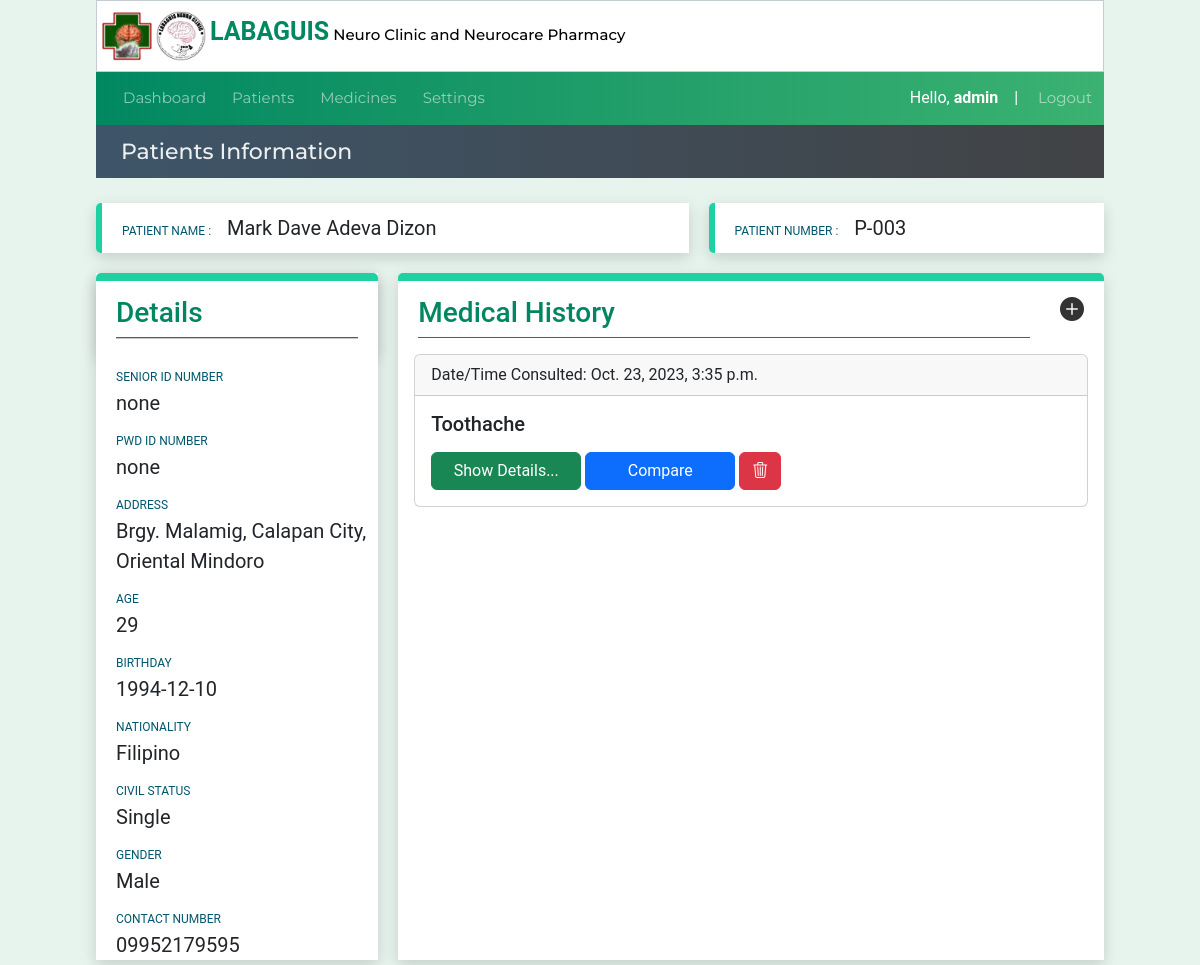
Page /patientinfo/29 (signed in) on the earlier database version.
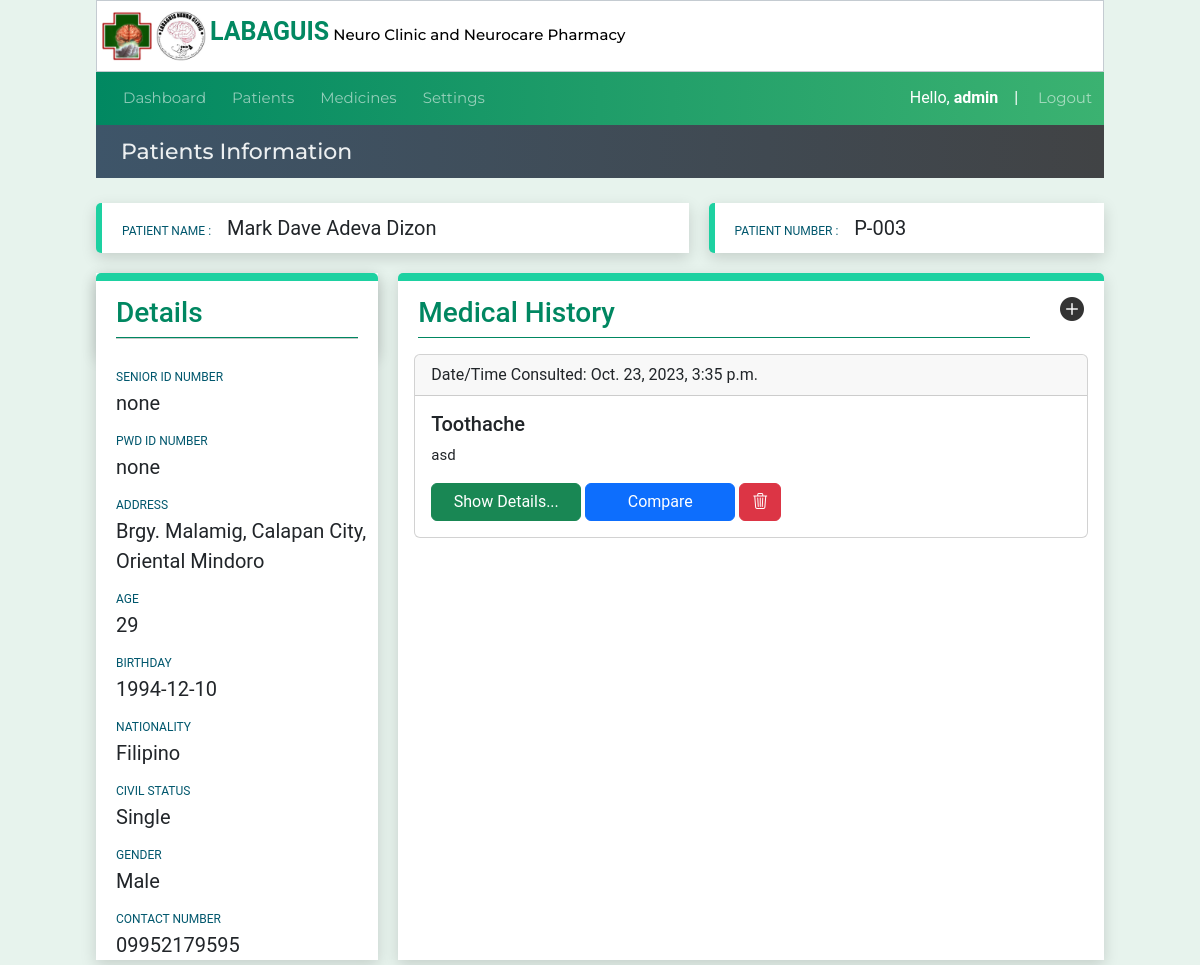
Same page on the later database version.
### website/models.py (models this page shows)
class Patienthistory(models.Model):
    created_at = models.DateTimeField(auto_now_add=True,null=True, blank=True)
    consultCounter = models.CharField(max_length=50)
    patient_code=models.CharField(max_length=50)
    diagnosis = models.TextField(default="*under observation",max_length=500,null=True, blank=True)
    remarks = models.TextField(default="*under observation",max_length=500,null=True, blank=True)
    objectives = models.TextField(default="*under observation",max_length=500,null=True, blank=True)
    plans_recommendations = models.TextField(default="*under observation",max_length=500,null=True, blank=True)
    bp = models.CharField(max_length=50,null=True, blank=True)
    weight = models.CharField(max_length=50,null=True, blank=True)
    height = models.CharField(max_length=50,null=True, blank=True)
    bodytemp = models.CharField(max_length=50,null=True, blank=True)

### website/views.py (the view, shortened to what this page needs)
# urls.py: path('patientinfo/<int:pk>', views.patientinfo, name='patientinfo'),
@login_required(login_url="loginuser")
def patientinfo(request,pk,selectedmed=''):
    date_joined = datetime.now()
    formatted_datetime = formats.date_format(date_joined, "SHORT_DATETIME_FORMAT")
    context = patientinfoData(pk)
    context['medicinedata'] =Medicinelist.objects.all()
    pCode=patientinfoData(pk)['patient_record'].patient_code
    return render(request, 'patientinfo.html',context)

### website/templatetags/custom_tags.py (called while the page is built)
@register.simple_tag
def Medhistory(pcode):
    Phistory = Patienthistory.objects.filter(patient_code=pcode)
    return Phistory

### website/views.py (called while the page is built)
def patientinfoData(pk):
    medicines_list = Medicinelist.objects.all()
    patient_record = Patient.objects.get(id=pk)
    medicationrecord = Prescription.objects.filter(patient_code=patient_record.patient_code)
    context = { 'medicationrecord': medicationrecord,
               'patient_record':patient_record,
               'medicines_list':medicines_list,
               'pCode':patient_record.patient_code,
               'pID':pk,
               }
    return context

### website/templates/patientinfo.html (shortened to what this page needs)
{% extends 'index.html' %}
{% load custom_tags %}
{% block pagetitle %}Patients Information{% endblock pagetitle %}
{% block content %}
<div class="info-row1">
  <div class="col1-info">
    <label class="lbl-pname">PATIENT NAME : &nbsp &nbsp </label>
    <label class="value-pname">{{patient_record.first_name}} {{patient_record.middle_name}}
      {{patient_record.last_name }}
    </label>
  </div>
  <div class="col2-info">
    <label class="lbl-pname">PATIENT NUMBER : &nbsp &nbsp</label>
    <label class="value-pname">{{patient_record.patient_code}} </label>
  </div>
</div>
<div class="info-row2">
  <div class="detials-container">
    <div class="pdetails-head">
      <div class="lbl-details">
        <h3>Details</h3>
      </div>
      <hr>
    </div>
    <div class="pdetails-body">
      <label class="lbl-pname">SENIOR ID NUMBER</label><br />
      <label class="value-pname">{{patient_record.srID}} </label>
    </div>
    <div class="pdetails-body">
      <label class="lbl-pname">PWD ID NUMBER</label><br />
      <label class="value-pname">{{patient_record.pwdID}} </label>
    </div>
    <div class="pdetails-body">
      <label class="lbl-pname">ADDRESS</label><br />
      <label class="value-pname">{{patient_record.address}} </label>
    </div>
    <div class="pdetails-body">
      <label class="lbl-pname">AGE</label><br />
      <label class="value-pname">{{patient_record.age}} </label>
    </div>
    <div class="pdetails-body">
      <label class="lbl-pname">BIRTHDAY</label><br />
      <label class="value-pname">{{patient_record.bday}} </label>
    </div>
    <div class="pdetails-body">
      <label class="lbl-pname">NATIONALITY</label><br />
      <label class="value-pname">{{patient_record.nationality}} </label>
    </div>
    <div class="pdetails-body">
      <label class="lbl-pname">CIVIL STATUS</label><br />
      <label class="value-pname">{{patient_record.civil_status}} </label>
    </div>
    <div class="pdetails-body">
      <label class="lbl-pname">GENDER</label><br />
      <label class="value-pname">{{patient_record.gender}} </label>
    </div>
    <div class="pdetails-body">
      <label class="lbl-pname">CONTACT NUMBER</label><br />
      <label class="value-pname">{{patient_record.contact_number}} </label>
    </div>
  </div>
  <div class="details-history">
    <div class="phistory-head">
      {% block title %}
      <div class="lbl-details">
        <h3>Medical History </h3>
      </div>
      <div class="add-medication"><a href="{% url "medicalhistorytb" patient_record.id%}">
          <h4><i class="bi bi-plus-circle-fill"></i></h4>
        </a></div>
      {% endblock title %}
    </div>
    {% block content1 %}
    {% Medhistory patient_record.patient_code as records %}
    {% for record in records %}
    <div class="card m-3">
      <div class="card-header">
        Date/Time Consulted:  {{record.created_at}}
      </div>
      <div class="card-body">
        <h5 class="card-title">{{record.remarks}}</h5>
        <p class="card-text">{{record.objectives}}</p>
        <a href="{% url "patientmedinfo_geninfo" patient_record.id record.id%}" class="btn btn-success" style="width:150px">Show Details...</a>
        <a href="{% url "comparepage" patient_record.id record.id%}" target="_blank" class="btn btn-primary" style="width:150px">Compare</a>
        <a href="{% url "deletemedicalhistory" patient_record.id record.id%}" class="btn btn-danger" ><i class="bi bi-trash3"></i></a>
      </div>
    </div>
    {% endfor %}
{% endblock content1 %}
</div>
</div>
{% endblock content %}

Differences in the rows shown:
changed Patienthistory "Toothache": objectives (not shown) → "asd"
